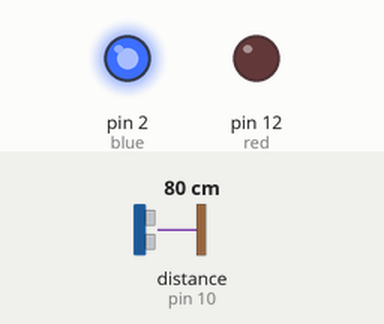
This sketch was run on a simulated Arduino Uno, built with avr-gcc and run on an emulated ATmega328P. Parts: output pins drawn as LEDs (lit = HIGH). The test bench sets the inputs (shaded band); at power-on: distance to the obstacle (sensor on pin 10) 80 cm. What the sketch prints to the serial monitor is not drawn. At 0.0 s the program stops and its outputs stay as they are.

Above: at 0.1 s.
Timing chart, 0 to 1.5 s (numbered marks = the images above):
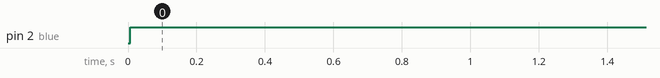

The sketch:

LEDprot2.ino
```cpp
    #include <HCSR04.h>
    HCSR04 hc (6, 10);
    int red = 12;
    int blue = 2;
    float D;
    void setup (){
      pinMode (blue, OUTPUT);
      pinMode(red, OUTPUT);
      Serial.begin(9600);
    }

    void loop (){
      D = hc.dist();
      Serial.println(D);
      for (D > 3.00; D <= 30.00; D++){
        digitalWrite(red, HIGH);
        digitalWrite(blue, LOW);
      }
      for (D > 30.00; D = 100.00; D++){
        digitalWrite(red, LOW);
        digitalWrite(blue, HIGH);
      }
      if (D > 100.00){
        digitalWrite(red, LOW);
        digitalWrite(blue, LOW);
      }
    }
```

Measured:
- by itself, pin 2 (blue): LOW → HIGH at 0.01 s
